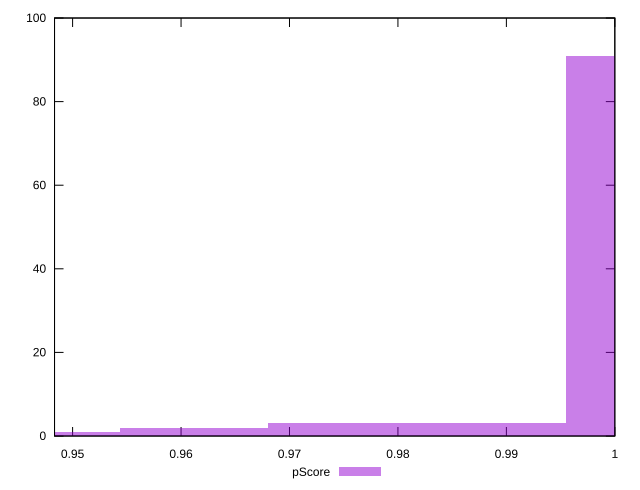

This chart was generated by the following gnuplot code:
reset

$pScore <<EOF
0.9749231513937139 3
1.0023857753766354 91
0.9474605274107923 1
0.9886544633851746 3
0.9611918394022531 2
EOF

set key outside below
set boxwidth 0.013731311991460758
set xrange [0.9483333333333334:1]
set yrange [0:100]
set trange [0:100]
set style fill transparent solid 0.5 noborder
set terminal svg size 640, 490 enhanced background rgb 'white'
set output "report_00012_2021-02-09T11:01:39.952Z/render-blocking-resources/samples/pages+cached+noadtech+nomedia+nocss/pScore/histogram.svg"

plot $pScore title "pScore" with boxes

reset
